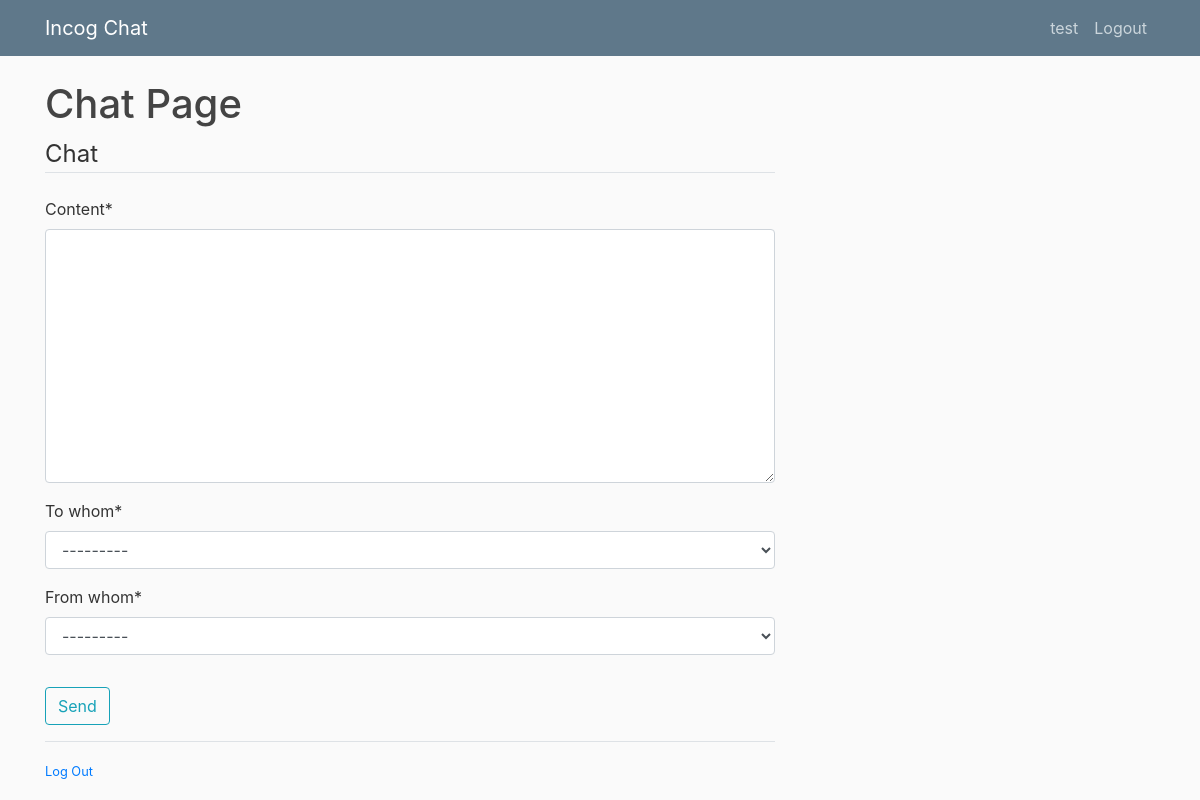
The app's page / (signed in), older data.
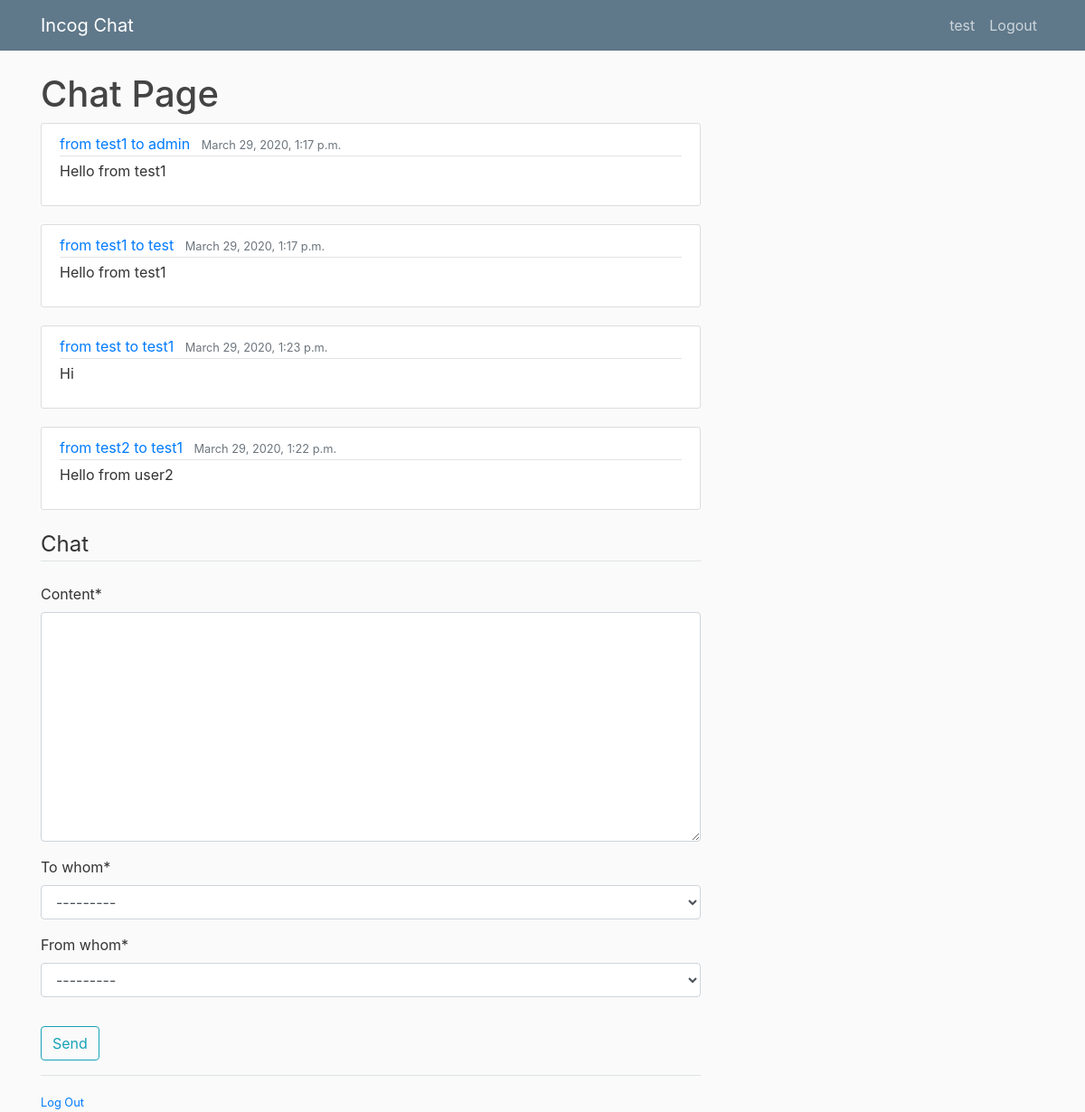
The same page, newer data.
### chat/models.py (models this page shows, shortened)
class Message(models.Model):
    content = models.TextField()
    date_posted = models.DateTimeField(default=timezone.now)
    from_whom = models.ForeignKey(User, on_delete=models.CASCADE, related_name='from_whom')
    to_whom = models.ForeignKey(User, on_delete=models.CASCADE, related_name='to_whom')

### chat/views.py (the view)
# urls.py: path('', chat_views.chatpage, name='chat-home'),
@login_required
def chatpage(request):
    if request.method == 'POST':
        form = ChatInputForm(request.POST)
        if form.is_valid():
            form.save()
            return redirect('chat-home')
    else:
        form = ChatInputForm()
    return render(request, 'chat/chat.html', {'form': form, 'chats': Message.objects.all()})

### chat/forms.py
class ChatInputForm(forms.ModelForm):
    class Meta:
        model = Message
        fields = ['content', 'to_whom', 'from_whom']

### chat/templates/chat/chat.html (shortened to what this page needs)
{% extends "chat/base.html" %}
{% load crispy_forms_tags %}
{% block content %}
    <h1>Chat Page</h1>
    {% for chat in chats %}
    <article class="media content-section">
        <div class="media-body">
            <div class="article-metadata">
                <a class="mr-2" href="#">from {{ chat.from_whom }} to {{ chat.to_whom }} </a>
                <small class="text-muted">{{ chat.date_posted }}</small>
            </div>
            <p class="article-content">{{ chat.content }}</p>
        </div>
    </article>
    {% endfor %}
    <form method="POST">
        <fieldset class="form-group">
            <legend class="border-bottom mb-4">Chat</legend>
            {{ form |crispy}}
        </fieldset>
        <div class="form-group">
            <button class="btn btn-outline-info" type="submit">Send</button>
        </div>
    </form>
    <div class="border-top pt-3">
        <small class="text-muted">
            <a href="{% url 'logout' %}">Log Out</a>
        </small>
    </div>
{% endblock content %}

### chat/templates/chat/base.html (shortened to what this page needs)
{% load static %}
<!DOCTYPE html>
<html lang="en">
<head>
    <link rel="stylesheet" href="https://maxcdn.bootstrapcdn.com/bootstrap/4.0.0/css/bootstrap.min.css">
    <link rel="stylesheet" type="text/css" href="{% static 'chat/main.css' %}">
</head>
<body>
    <header class="site-header">
      <nav class="navbar navbar-expand-md navbar-dark bg-steel fixed-top">
        <div class="container">
          <a class="navbar-brand mr-4" href="{% url 'chat-home' %}">Incog Chat</a>
            <div class="navbar-nav">
              {% if user.is_authenticated %}
                <a class="nav-item nav-link" href="{% url 'profile' %}">{{ user }}</a>
                <a class="nav-item nav-link" href="{% url 'logout' %}">Logout</a>
              {% else %}
                <a class="nav-item nav-link" href="{% url 'login' %}">Login</a>
                <a class="nav-item nav-link" href="{% url 'register' %}">Register</a>
              {% endif %}
            </div>
          </div>
      </nav>
    </header>
    <main role="main" class="container">
      <div class="row">
        <div class="col-md-8">
          {% block content %}{% endblock %}
        </div>
      </div>
    </main>
</body>
</html>

### chat/static/chat/main.css (style rules this page uses)
body { background: #fafafa; color: #333333; margin-top: 5rem; }
h1, h2, h3, h4, h5, h6 { color: #444444; }
.bg-steel { background-color: #5f788a; }
.site-header .navbar-nav .nav-link { color: #cbd5db; }
.content-section { background: #ffffff; padding: 10px 20px; border: 1px solid #dddddd; border-radius: 3px; margin-bottom: 20px; }
.article-content { white-space: pre-line; }
.article-metadata { padding-bottom: 1px; margin-bottom: 4px; border-bottom: 1px solid #e3e3e3 }

Row changes from the older to the newer data that the page shows:
added Message: from_whom "test1", to_whom "admin", date_posted "March 29, 2020, 1:17 p.m.", content "Hello from test1"
added Message: from_whom "test1", to_whom "test", date_posted "March 29, 2020, 1:17 p.m.", content "Hello from test1"
added Message: from_whom "test", to_whom "test1", date_posted "March 29, 2020, 1:23 p.m.", content "Hi"
added Message: from_whom "test2", to_whom "test1", date_posted "March 29, 2020, 1:22 p.m.", content "Hello from user2"
